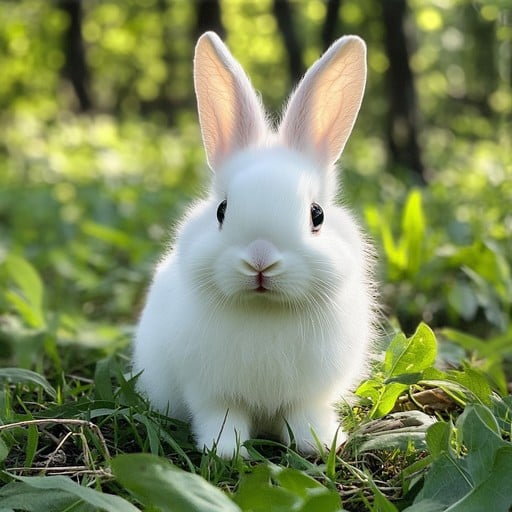
#> input picture Deep Learning/Siddhardan/cute-white-rabbit-stockcake.jpg, 512 x 512 px
$ jupyter execute Processing_Image_data_in_Deep_Learning.ipynb   (shell and % lines are left out)
#> lines starting #> are read from the running program, lines starting #| are printed output that depends on the picture
**KeyNotes**

*   Reading an image file and converting it to a numpy array
*   Resizing an image
*   RGB to Grayscale conversion

[cell 1]
# Getting image using web get

**Upload the Image to Google Colab**

[cell 2]
from google.colab import files

uploaded = files.upload()  # This will open a file upload dialog
#> the answer given: cute-white-rabbit-stockcake.jpg

Libraries that can be used for image processing:

*   matplot.image
*   Pillow
*   OpenCV (cv2)  Computer Vision

[cell 3]
import cv2
import matplotlib.pyplot as plt

img = cv2.imread("cute-white-rabbit-stockcake.jpg")
#> img is the input picture: shape (512, 512, 3); mean B, G, R 92.7, 137.4, 125.4
img = cv2.cvtColor(img, cv2.COLOR_BGR2RGB)  # Convert to RGB for proper display

plt.imshow(img)
plt.axis("off")
plt.show()

**OR**

[cell 4]
# Importing the image module from matplotlib library

import matplotlib.image as mpimg
import matplotlib.pyplot as plt

[cell 5]
# Loading an image through matplotlib.image module
img = mpimg.imread("cute-white-rabbit-stockcake.jpg")
type(img)

[cell 6]
print(img.shape)
#| (512, 512, 3)

**🔍 Breakdown of the Numbers:**

* **512** → Height of the image (number of pixels in the vertical direction).
* **512** → Width of the image (number of pixels in the horizontal direction).
* **3** → Number of color channels (RGB: Red, Green, Blue)

[cell 7]
print(img)
#> (printed output is left out)

[cell 8]
#  Displaying the image from numpy array
imgplot = plt.imshow(img)
plt.show()

#**Resizing the Image Using Pillow Library**

[cell 9]
from PIL import Image

[cell 10]
img = Image.open("cute-white-rabbit-stockcake.jpg")
img_resized = img.resize((256, 256))
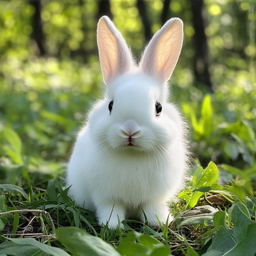
#> img_resized: PIL image 256x256 RGB; mean R, G, B 125.4, 137.4, 92.8

[cell 11]
print(img_resized.size)
#| (256, 256)

[cell 12]
img_resized.save("rabbit_resized.jpg")

[cell 13]
# Loading an image through matplotlib.image module
img_res = mpimg.imread("rabbit_resized.jpg")
img_res_plot = plt.imshow(img_res)
plt.show()

[cell 14]
print(img_res.shape)
#| (256, 256, 3)

#**Converting RGB Images to Grayscale Image using OpenCV**

[cell 15]
# Importing OPenCV library
import cv2

[cell 16]
img = cv2.imread("cute-white-rabbit-stockcake.jpg")

[cell 17]
type(img)

[cell 18]
img.shape
#> Out = (512, 512, 3)

[cell 19]
grayscale_image = cv2.cvtColor(img, cv2.COLOR_RGB2GRAY)
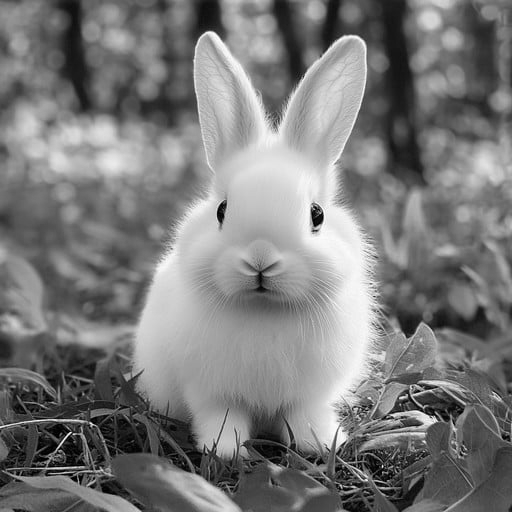
#> grayscale_image: shape (512, 512); min 0, max 255, mean 122.7

[cell 20]
type(grayscale_image)

[cell 21]
grayscale_image.shape
#> Out = (512, 512)

cv2.imshow() will display the image. But this will not allowed in Google Colab.

**from google.colab.patches import cv2_imshow**

[cell 22]
from google.colab.patches import cv2_imshow

[cell 23]
# Displaying the image
cv2_imshow(grayscale_image)

[cell 24]
# Saving the grayscale image
cv2.imwrite("rabbit_grayscale_image.jpg", grayscale_image)
#> Out = True
